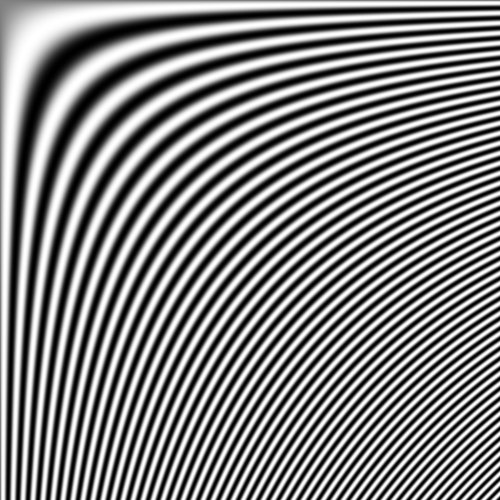
#> input picture Section-3/Question/Assignment_3/Images/dynamicSine.png, 500 x 500 px, found by its file name
$ python -i Q1.py   (imports and definitions only)
#> lines starting #> are read from the running program, lines starting #| are printed output that depends on the picture; after the words box and inside, x2 and y2 are one past the last pixel; in counts of white or black regions, pixels touching at a corner belong together
import numpy as np
import math
from matplotlib import pyplot as plt
import skimage

def fscs(image):
    '''Funtion will take image and return the Full Scale Contrast Streched Image'''
    a = np.amin(image)
    b = np.amax(image)
    constant = 255 / (b - a)
    ImageFSCS = constant * (image - a)
    ImageFSCS = ImageFSCS.astype(np.uint8)
    return ImageFSCS


def fft_image(image):
    '''Function retun center shifted FFT'''
    image_fft = np.fft.fft2(image)  # performing FFT on image
    image_fft_shift = np.fft.fftshift(image_fft)  # Making FFT centered
    return image_fft_shift


def filter_image(fft_shifted, filter):
    '''Tis function will take center shifted fft image and a filter(in FD) which need to applied and return the Spce
    domain output '''
    filtered_fft = fft_shifted * filter  # Applying filter in Frequency domain
    image_fft_ishift = np.fft.ifftshift(filtered_fft)  # Shifting image from centered frequency back to original
    output = np.abs(np.fft.ifft2(image_fft_ishift))  #inverse fft and takingabsolute value
    return output, filtered_fft


def lowPass_filter_generator(image, D0):
    '''This function will generate the ILPF of same size as given image and of given cutoff frequency'''
    P, Q = image.shape
    u, v = np.indices(image.shape)
    D = np.sqrt((u - P / 2) ** 2 + (v - Q / 2) ** 2)
    ILPF = D < D0
    ILPF = ILPF * 1
    return ILPF

def q1_solver():
    print("---------Frequency Domain Filterring---------")
    print("            ::Q1a is being solved::          ")

    # Variable declaration
    M = 501
    N = 501
    ua = 40
    va = 60
    ub = 20
    vb = 100
    pi = math.pi

    w1a = 2 * pi * ua / M
    w2a = 2 * pi * va / N

    w1b = 2 * pi * ub / M
    w2b = 2 * pi * vb / N

    shape = M, N
    m, n = np.indices(shape)

    # Generating Image As specified
    image_A = np.sin(w1a * m + w2a * n)
    image_B = np.sin(w1b * m + w2b * n)
    image_AB = image_A + image_B

    FFT_A = fft_image(image_A)
    FFT_B = fft_image(image_B)

    FFT_AB = FFT_A + FFT_B
    image_ifft_AB = np.fft.ifft2(FFT_AB)  # taking Inverse FFt of image

    # Plotting Image
    plt.figure()
    plt.subplot(121)
    plt.title("Image A")
    plt.imshow(image_A, cmap='gray')
    plt.subplot(122)
    plt.title("Image A FFT")
    plt.imshow(np.log1p(np.abs(FFT_A)), cmap='gray')

    plt.figure()
    plt.subplot(121)
    plt.title("Image B")
    plt.imshow(image_B, cmap='gray')
    plt.subplot(122)
    plt.title("Image B FFT")
    plt.imshow(np.log1p(np.abs(FFT_B)), cmap='gray')

    plt.figure()
    plt.subplot(121)
    plt.title("Image with point wise addition")
    plt.imshow(image_AB, cmap='gray')
    plt.subplot(122)
    plt.title("IFFT image of point wise sum of FFT A & FFT B")
    plt.imshow(np.log1p(np.abs(image_ifft_AB)), cmap='gray')
    plt.show()
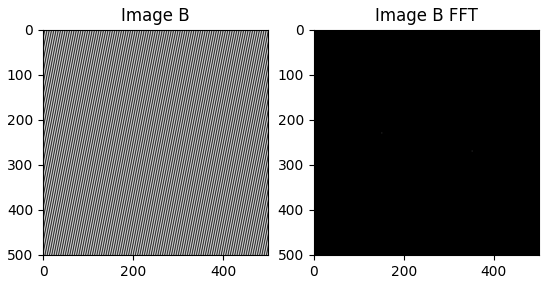
#> figure drawn by matplotlib, 2 panels
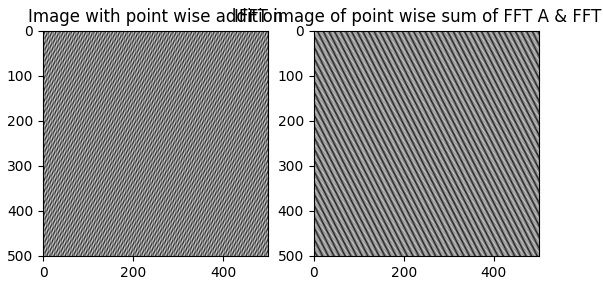
#> figure drawn by matplotlib, 2 panels

    #Q1b
    print("            ::Q1b is being solved::          ")

    imageQ1b = skimage.io.imread("./dynamicSine.png")
#> imageQ1b is the input picture: shape (500, 500); min 0, max 255, mean 130.2
    image_fft = np.fft.fft2(imageQ1b)
    image_fft_shift = np.fft.fftshift(image_fft)

    # Low pass filter D=20
    ILPF20 = lowPass_filter_generator(imageQ1b, 20)
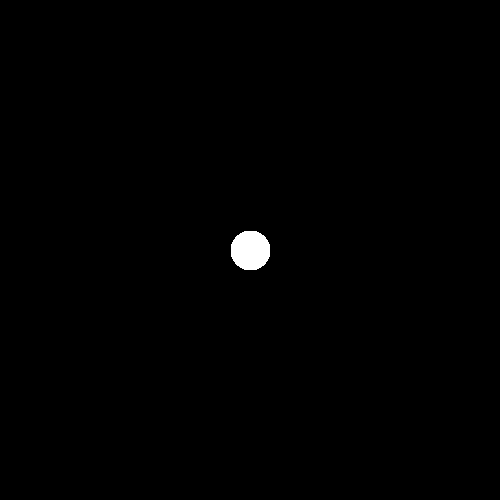
#> ILPF20: shape (500, 500) int64; values 0 (black) and 1 (white), 0.5% white; 1 white region, box (x1, y1, x2, y2) and area: (231, 231, 270, 270) 1245

    # High Pass Filter D=60
    ILPF60 = lowPass_filter_generator(imageQ1b, 60)
#> ILPF60: shape (500, 500) int64; values 0 (black) and 1 (white), 4.5% white; 1 white region, box (x1, y1, x2, y2) and area: (191, 191, 310, 310) 11277
    IHPF60 = 1 - ILPF60

    # Band Pass filter D=20,40    40,60
    ILPF40 = lowPass_filter_generator(imageQ1b, 40)
#> ILPF40: shape (500, 500) int64; values 0 (black) and 1 (white), 2% white; 1 white region, box (x1, y1, x2, y2) and area: (211, 211, 290, 290) 5013
    IHPF20 = 1 - ILPF20
    IBPF1 = IHPF20 * ILPF40
#> IBPF1: shape (500, 500) int64; values 0 (black) and 1 (white), 1.5% white; 1 white region, box (x1, y1, x2, y2) and area: (211, 211, 290, 290) 3768

    IHPF40 = 1 - ILPF40
    IBPF2 = ILPF60 * IHPF40
#> IBPF2: shape (500, 500) int64; values 0 (black) and 1 (white), 2.5% white; 1 white region, box (x1, y1, x2, y2) and area: (191, 191, 310, 310) 6264

    # Generating output corresponding to filter
    ILPF_output, _ = filter_image(image_fft_shift, ILPF20)
    IHPF_output, _ = filter_image(image_fft_shift, IHPF60)
    IBPF1_output, _ = filter_image(image_fft_shift, IBPF1)
#> in filter_image (call 3), `output = np.abs(np.fft.ifft2(image_fft_ishift))`:
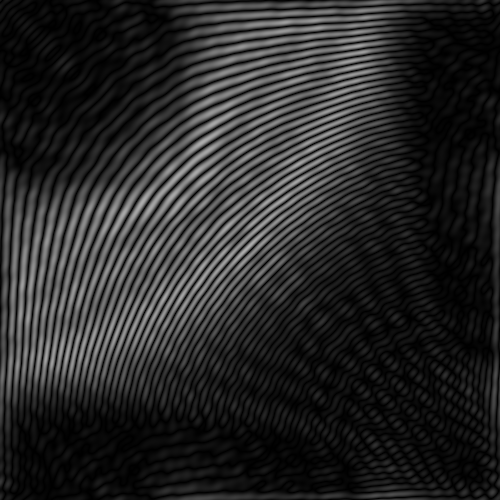
#> output: shape (500, 500) float64; min 0.000282, max 173.4, mean 40
    IBPF2_output, _ = filter_image(image_fft_shift, IBPF2)
#> in filter_image (call 4), `output = np.abs(np.fft.ifft2(image_fft_ishift))`:
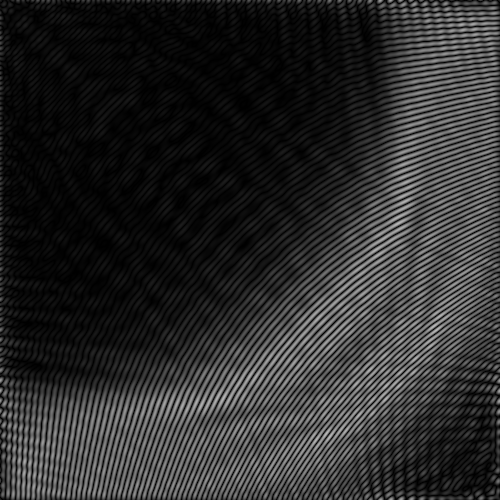
#> output: shape (500, 500) float64; min 0.000448, max 185, mean 44

    # Output plotting
    plt.figure()
    plt.title("Input Image")
    plt.imshow(imageQ1b, cmap='gray')

    plt.figure()
    plt.subplot(221)
    plt.title("Output with ILPF , D0=20")
    plt.imshow(ILPF_output, cmap='gray')
    plt.subplot(222)
    plt.title("Output with IHPF , D0=60")
    plt.imshow(IHPF_output, cmap='gray')
    plt.subplot(223)
    plt.title("Output with IBPF1 , D=(20,40)")
    plt.imshow(IBPF1_output, cmap='gray')
    plt.subplot(224)
    plt.title("Output with IBPF2 , D=(40,60)")
    plt.imshow(IBPF2_output, cmap='gray')
    plt.show()

    print("            ::Q1c is being solved::          ")

    imageQ1c = skimage.io.imread("./characters.tif")
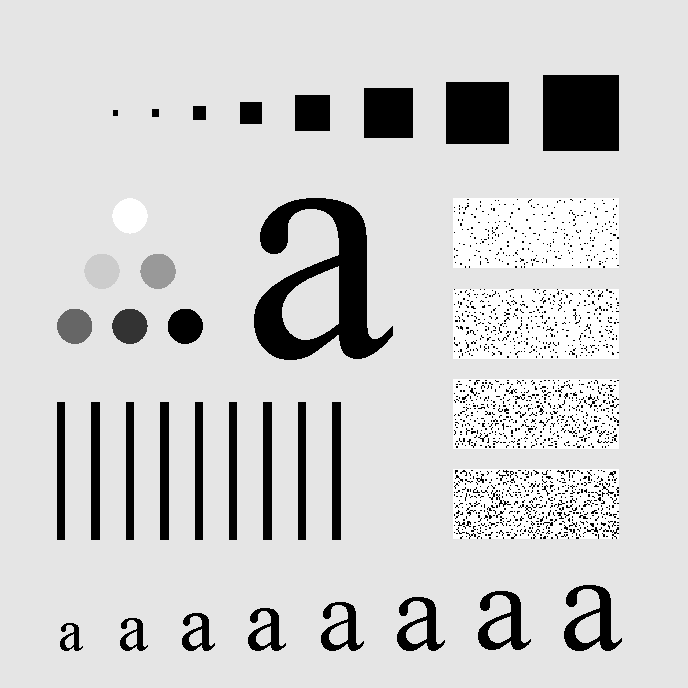
#> input picture Section-3/Question/Assignment_3/Images/characters.tif, 688 x 688 px, found by its file name
#> imageQ1c is the input picture: shape (688, 688); min 0, max 255, mean 207.3
    image_fft = np.fft.fft2(imageQ1c)
    image_fft_shift = np.fft.fftshift(image_fft)
    P, Q = imageQ1c.shape
#> P = 688; Q = 688
    D0 = 100
    u, v = np.indices(imageQ1c.shape)

    # Forming Gaussian Filter and applying on image
    D = np.sqrt((u - P / 2) ** 2 + (v - Q / 2) ** 2)
    GLPF = np.exp(-D ** 2 / (2 * D0 ** 2))
    output_image, filtered = filter_image(image_fft_shift, GLPF)

    # Plotting Image
    plt.figure()
    plt.subplot(231)
    plt.title("Input Image")
    plt.imshow(imageQ1c, cmap='gray')
    plt.subplot(232)
    plt.title("FFT of image")
    plt.imshow(np.log1p(np.abs(image_fft)), cmap='gray')
    plt.subplot(233)
    plt.title("Centered FFT of image")
    plt.imshow(np.log1p(np.abs(image_fft_shift)), cmap='gray')
    plt.subplot(234)
    plt.title("Gaussian filter in Frequency Domain")
    plt.imshow(GLPF, cmap='gray')
    plt.subplot(235)
    plt.title("Filtered image in frequency domain")
    plt.imshow(np.log1p(np.abs(filtered)), cmap='gray')
    plt.subplot(236)
    plt.title("Filtered image in Space Domain")
    plt.imshow(output_image, cmap='gray')
    plt.show()
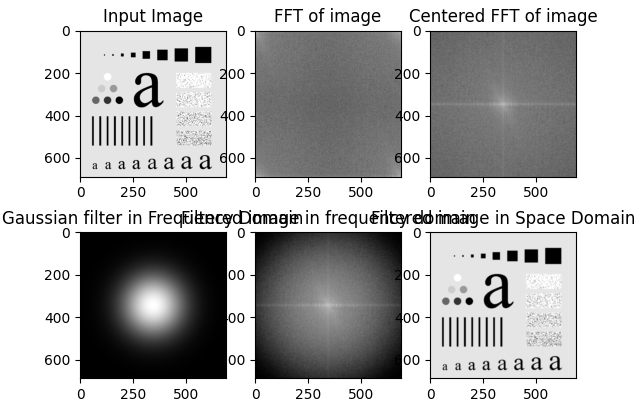
#> figure drawn by matplotlib, 6 panels

>>> result = q1_solver()
